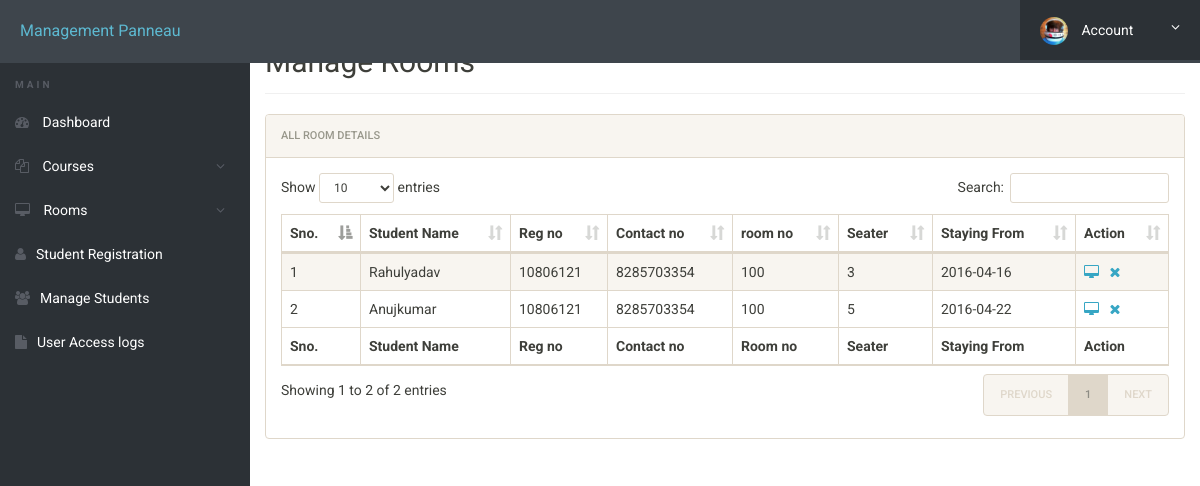
The app's page /admin/manage-students.php (signed in) with its own data.
### tables this page shows
CREATE TABLE IF NOT EXISTS `registration` (
  `id` int(11) NOT NULL,
  `roomno` int(11) NOT NULL,
  `seater` int(11) NOT NULL,
  `feespm` int(11) NOT NULL,
  `foodstatus` int(11) NOT NULL,
  `stayfrom` date NOT NULL,
  `duration` int(11) NOT NULL,
  `course` varchar(500) NOT NULL,
  `regno` int(11) NOT NULL,
  `firstName` varchar(500) NOT NULL,
  `middleName` varchar(500) NOT NULL,
  `lastName` varchar(500) NOT NULL,
  `gender` varchar(250) NOT NULL,
  `contactno` bigint(11) NOT NULL,
  `emailid` varchar(500) NOT NULL,
  `egycontactno` bigint(11) NOT NULL,
  `guardianName` varchar(500) NOT NULL,
  `guardianRelation` varchar(500) NOT NULL,
  `guardianContactno` bigint(11) NOT NULL,
  `corresAddress` varchar(500) NOT NULL,
  `corresCIty` varchar(500) NOT NULL,
  `corresState` varchar(500) NOT NULL,
  `corresPincode` int(11) NOT NULL,
  `pmntAddress` varchar(500) NOT NULL,
  `pmntCity` varchar(500) NOT NULL,
  `pmnatetState` varchar(500) NOT NULL,
  `pmntPincode` int(11) NOT NULL,
  `postingDate` timestamp NOT NULL DEFAULT CURRENT_TIMESTAMP,
  `updationDate` varchar(500) NOT NULL
);

### admin/manage-students.php (the view, shortened to what this page needs)
<?php
include('includes/config.php');
?>
<!doctype html>
<html lang="en" class="no-js">
<head>
	<link rel="stylesheet" href="css/font-awesome.min.css">
	<link rel="stylesheet" href="css/bootstrap.min.css">
	<link rel="stylesheet" href="css/dataTables.bootstrap.min.css">
	<link rel="stylesheet" href="css/bootstrap-social.css">
	<link rel="stylesheet" href="css/bootstrap-select.css">
	<link rel="stylesheet" href="css/fileinput.min.css">
	<link rel="stylesheet" href="css/awesome-bootstrap-checkbox.css">
	<link rel="stylesheet" href="css/style.css">
</head>
<body>
	<?php include('includes/header.php');?>
	<div class="ts-main-content">
			<?php include('includes/sidebar.php');?>
		<div class="content-wrapper">
			<div class="container-fluid">
				<div class="row">
					<div class="col-md-12">
						<h2 class="page-title">Manage Rooms</h2>
						<div class="panel panel-default">
							<div class="panel-heading">All Room Details</div>
							<div class="panel-body">
								<table id="zctb" class="display table table-striped table-bordered table-hover" cellspacing="0" width="100%">
									<thead>
										<tr>
											<th>Sno.</th>
											<th>Student Name</th>
											<th>Reg no</th>
											<th>Contact no </th>
											<th>room no  </th>
											<th>Seater </th>
											<th>Staying From </th>
											<th>Action</th>
										</tr>
									</thead>
									<tfoot>
										<tr>
											<th>Sno.</th>
											<th>Student Name</th>
											<th>Reg no</th>
											<th>Contact no </th>
											<th>Room no  </th>
											<th>Seater </th>
											<th>Staying From </th>
											<th>Action</th>
										</tr>
									</tfoot>
									<tbody>
<?php
$ret="select * from registration";
$stmt= $mysqli->prepare($ret) ;
$stmt->execute() ;
$res=$stmt->get_result();
$cnt=1;
while($row=$res->fetch_object())
	  {
	  	?>
<tr><td><?php echo $cnt;;?></td>
<td><?php echo $row->firstName;?><?php echo $row->middleName;?><?php echo $row->lastName;?></td>
<td><?php echo $row->regno;?></td>
<td><?php echo $row->contactno;?></td>
<td><?php echo $row->roomno;?></td>
<td><?php echo $row->seater;?></td>
<td><?php echo $row->stayfrom;?></td>
<td>
<a href="javascript:void(0);"  onClick="popUpWindow('http://localhost/hostel/admin/full-profile.php?id=<?php echo $row->id;?>');" title="View Full Details"><i class="fa fa-desktop"></i></a>&nbsp;&nbsp;
<a href="manage-students.php?del=<?php echo $row->id;?>" title="Delete Record" onclick="return confirm("Do you want to delete");"><i class="fa fa-close"></i></a></td>
										</tr>
									<?php
$cnt=$cnt+1;
									 } ?>
									</tbody>
								</table>
							</div>
						</div>
					</div>
				</div>
			</div>
		</div>
	</div>
</body>
</html>

### admin/css/style.css (style rules this page uses)
html { font-size: 14px; }
@media only screen and (min-width: 480px) { html { font-size: 17px; } }
@media only screen and (min-width: 768px) { html { font-size: 14px; } }
body { font-size: 1em; }
a { color: #37a6c4; }
.panel { overflow: hidden; }
.page-title { padding-bottom: 15px; margin-bottom: 20px; border-bottom: 1px solid #f0f0f0; }
.ts-main-content .content-wrapper { padding-top: 15px; margin-top: 10px; }
@media only screen and (min-width: 992px) { .ts-main-content .content-wrapper { margin-left: 250px; } }

### records on screen
registration: firstName "Rahul", lastName "yadav", regno "10806121", contactno "8285703354", roomno "100", seater "3", stayfrom "2016-04-16"
registration: firstName "Anuj", lastName "kumar", regno "10806121", contactno "8285703354", roomno "100", seater "5", stayfrom "2016-04-22"
